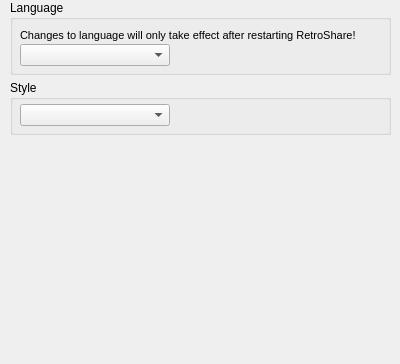
<ui version="4.0" >
 <class>GeneralPage</class>
 <widget class="QWidget" name="GeneralPage" >
  <property name="geometry" >
   <rect>
    <x>0</x>
    <y>0</y>
    <width>400</width>
    <height>364</height>
   </rect>
  </property>
  <property name="windowTitle" >
   <string>Keys manager</string>
  </property>
  <property name="windowIcon" >
   <iconset/>
  </property>
  <widget class="QGroupBox" name="grpStyle" >
   <property name="geometry" >
    <rect>
     <x>10</x>
     <y>80</y>
     <width>381</width>
     <height>55</height>
    </rect>
   </property>
   <property name="contextMenuPolicy" >
    <enum>Qt::NoContextMenu</enum>
   </property>
   <property name="toolTip" >
    <string/>
   </property>
   <property name="title" >
    <string>Style</string>
   </property>
   <widget class="QWidget" name="layoutWidget" >
    <property name="geometry" >
     <rect>
      <x>10</x>
      <y>24</y>
      <width>351</width>
      <height>23</height>
     </rect>
    </property>
    <layout class="QGridLayout" >
     <property name="margin" >
      <number>0</number>
     </property>
     <property name="spacing" >
      <number>6</number>
     </property>
     <item row="0" column="0" >
      <widget class="QComboBox" name="cmboStyle" >
       <property name="minimumSize" >
        <size>
         <width>150</width>
         <height>0</height>
        </size>
       </property>
       <property name="contextMenuPolicy" >
        <enum>Qt::NoContextMenu</enum>
       </property>
       <property name="toolTip" >
        <string>Choose RetroShare's interface style</string>
       </property>
       <property name="editable" >
        <bool>false</bool>
       </property>
      </widget>
     </item>
     <item row="0" column="1" >
      <spacer>
       <property name="orientation" >
        <enum>Qt::Horizontal</enum>
       </property>
       <property name="sizeHint" >
        <size>
         <width>40</width>
         <height>20</height>
        </size>
       </property>
      </spacer>
     </item>
    </layout>
   </widget>
  </widget>
  <widget class="QGroupBox" name="grpLanguage" >
   <property name="geometry" >
    <rect>
     <x>10</x>
     <y>0</y>
     <width>381</width>
     <height>75</height>
    </rect>
   </property>
   <property name="contextMenuPolicy" >
    <enum>Qt::NoContextMenu</enum>
   </property>
   <property name="title" >
    <string>Language</string>
   </property>
   <widget class="QLabel" name="label" >
    <property name="geometry" >
     <rect>
      <x>10</x>
      <y>27</y>
      <width>591</width>
      <height>17</height>
     </rect>
    </property>
    <property name="contextMenuPolicy" >
     <enum>Qt::NoContextMenu</enum>
    </property>
    <property name="text" >
     <string>&lt;html>&lt;head>&lt;meta name="qrichtext" content="1" />&lt;/head>&lt;body style=" white-space: pre-wrap; font-family:Arial; font-size:8pt; font-weight:400; font-style:normal; text-decoration:none;">&lt;p style=" margin-top:0px; margin-bottom:0px; margin-left:0px; margin-right:0px; -qt-block-indent:0; text-indent:0px;">Changes to language will only take effect after restarting RetroShare!&lt;/p>&lt;/body>&lt;/html></string>
    </property>
   </widget>
   <widget class="QWidget" name="layoutWidget_2" >
    <property name="geometry" >
     <rect>
      <x>10</x>
      <y>44</y>
      <width>351</width>
      <height>23</height>
     </rect>
    </property>
    <layout class="QGridLayout" >
     <property name="margin" >
      <number>0</number>
     </property>
     <property name="spacing" >
      <number>6</number>
     </property>
     <item row="0" column="1" >
      <spacer>
       <property name="orientation" >
        <enum>Qt::Horizontal</enum>
       </property>
       <property name="sizeHint" >
        <size>
         <width>300</width>
         <height>16</height>
        </size>
       </property>
      </spacer>
     </item>
     <item row="0" column="0" >
      <widget class="QComboBox" name="cmboLanguage" >
       <property name="minimumSize" >
        <size>
         <width>150</width>
         <height>0</height>
        </size>
       </property>
       <property name="contextMenuPolicy" >
        <enum>Qt::NoContextMenu</enum>
       </property>
       <property name="toolTip" >
        <string>Choose the language used in RetroShare</string>
       </property>
       <property name="editable" >
        <bool>false</bool>
       </property>
       <property name="iconSize" >
        <size>
         <width>24</width>
         <height>16</height>
        </size>
       </property>
      </widget>
     </item>
    </layout>
   </widget>
  </widget>
 </widget>
 <resources>
  <include location="../images.qrc" />
 </resources>
 <connections/>
</ui>
